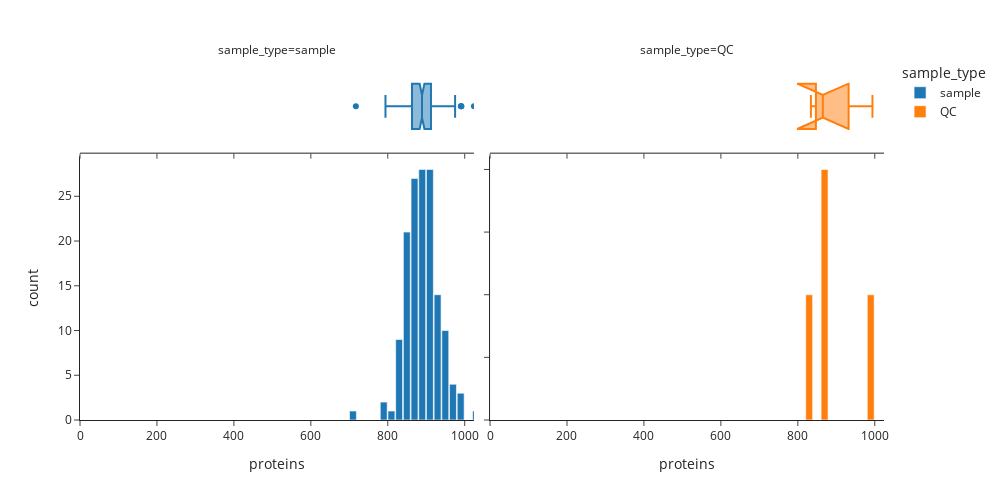

Here is the notebook cell this chart was saved with:
### Code cell
#Plot histogram of protein counts per sample with boxplot margins.

#df : long-format dataframe with columns 'sample_name', 'sample_type'.
#save_img : if True, save the figure to `save_path`
#save_path : path to save the figure

msp.protein_count_histogram(pg_long)

### Figure 1 — Plotly figure (JSON) as saved in the notebook; plotly's stock layout.template omitted (floating-point values rounded to 4 significant figures; data arrays with more than 128 entries replaced by an {"elided": "..."} marker saying what was removed)
{"data": [{"bingroup": "x", "hovertemplate": "sample_type=sample<br>proteins=%{x}<br>count=%{y}<extra></extra>", "legendgroup": "sample", "marker": {"color": "#1F77B4", "pattern": {"shape": ""}}, "name": "sample", "orientation": "v", "showlegend": true, "type": "histogram", "x": {"elided": "149 int values"}, "xaxis": "x", "yaxis": "y"}, {"customdata": {"elided": "149x2 str values"}, "hovertemplate": "sample_type=%{customdata[1]}<br>proteins=%{x}<br>sample_name=%{customdata[0]}<extra></extra>", "legendgroup": "sample", "marker": {"color": "#1F77B4"}, "name": "sample", "notched": true, "showlegend": false, "type": "box", "x": {"elided": "149 int values"}, "xaxis": "x3", "yaxis": "y3"}, {"bingroup": "x", "hovertemplate": "sample_type=QC<br>proteins=%{x}<br>count=%{y}<extra></extra>", "legendgroup": "QC", "marker": {"color": "#FF7F0E", "pattern": {"shape": ""}}, "name": "QC", "orientation": "v", "showlegend": true, "type": "histogram", "x": [994, 870, 860, 834], "xaxis": "x2", "yaxis": "y2"}, {"customdata": [["plate1_H9", "QC"], ["plate2_B12", "QC"], ["plate2_C1", "QC"], ["plate2_C2", "QC"]], "hovertemplate": "sample_type=%{customdata[1]}<br>proteins=%{x}<br>sample_name=%{customdata[0]}<extra></extra>", "legendgroup": "QC", "marker": {"color": "#FF7F0E"}, "name": "QC", "notched": true, "showlegend": false, "type": "box", "x": [994, 870, 860, 834], "xaxis": "x4", "yaxis": "y4"}], "layout": {"annotations": [{"font": {}, "showarrow": false, "text": "sample_type=sample", "x": 0.245, "xanchor": "center", "xref": "paper", "y": 1, "yanchor": "bottom", "yref": "paper"}, {"font": {}, "showarrow": false, "text": "sample_type=QC", "x": 0.755, "xanchor": "center", "xref": "paper", "y": 1, "yanchor": "bottom", "yref": "paper"}], "bargap": 0.1, "barmode": "relative", "height": 500, "legend": {"title": {"text": "sample_type"}, "tracegroupgap": 0}, "margin": {"t": 60}, "width": 1000, "xaxis": {"anchor": "y", "domain": [0, 0.49], "range": [0, 1024], "title": {"text": "proteins"}}, "xaxis2": {"anchor": "y2", "domain": [0.51, 1], "matches": "x", "range": [0, 1024], "title": {"text": "proteins"}}, "xaxis3": {"anchor": "y3", "domain": [0, 0.49], "matches": "x", "range": [0, 1024], "showticklabels": false}, "xaxis4": {"anchor": "y4", "domain": [0.51, 1], "matches": "x", "range": [0, 1024], "showticklabels": false}, "yaxis": {"anchor": "x", "domain": [0, 0.7326], "title": {"text": "count"}}, "yaxis2": {"anchor": "x2", "domain": [0, 0.7326], "showticklabels": false}, "yaxis3": {"anchor": "x3", "domain": [0.7426, 1], "showline": false, "showticklabels": false, "ticks": ""}, "yaxis4": {"anchor": "x4", "domain": [0.7426, 1], "showline": false, "showticklabels": false, "ticks": ""}}}
